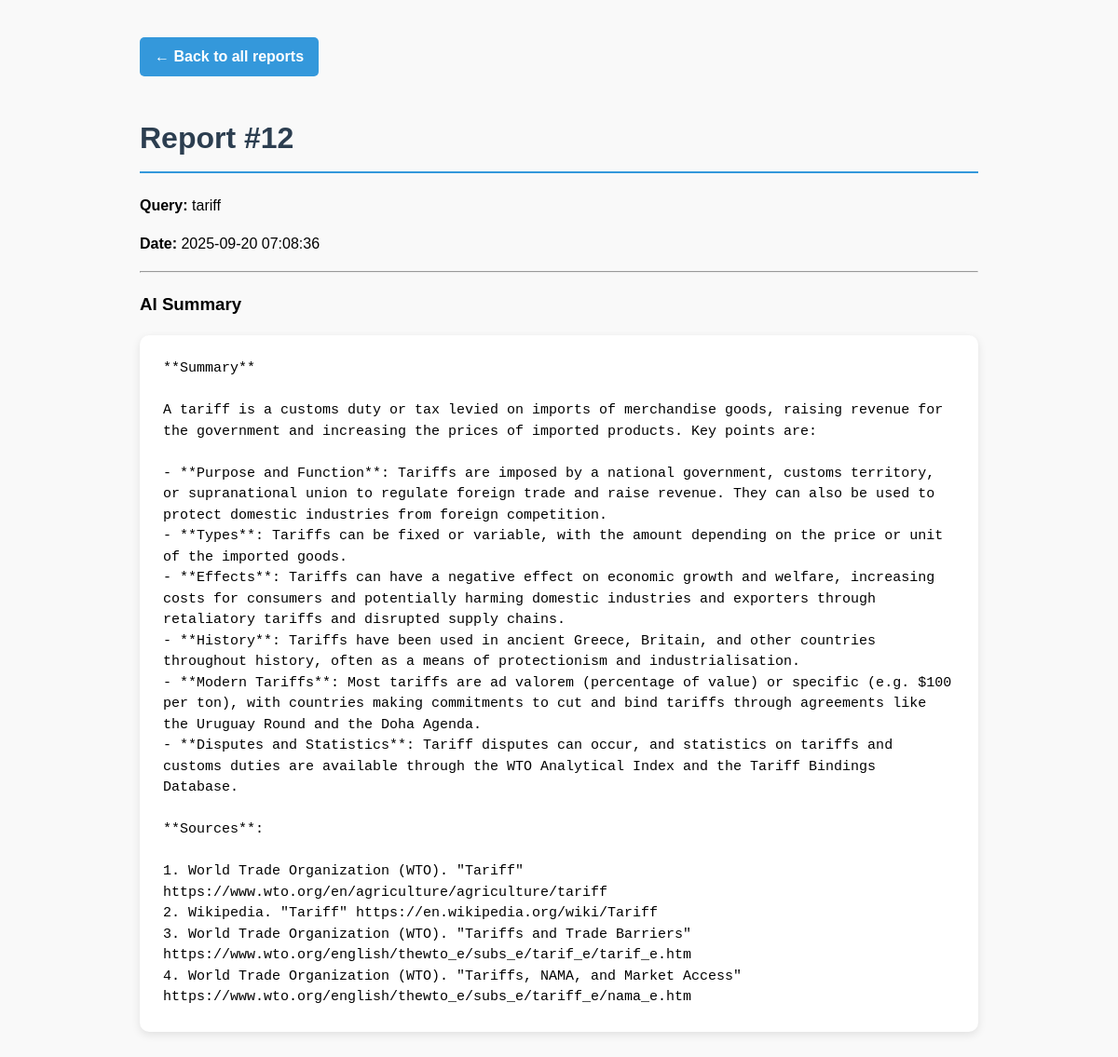
Screenshot of /report/12 with the database file from the repository.
### tables this page shows
CREATE TABLE reports
                 (id INTEGER PRIMARY KEY AUTOINCREMENT,
                  query TEXT,
                  summary TEXT,
                  sources TEXT,
                  timestamp DATETIME DEFAULT CURRENT_TIMESTAMP);

### app.py (the view)
@app.route('/report/<int:report_id>')
def view_report(report_id):
    conn = sqlite3.connect('reports.db')
    conn.row_factory = sqlite3.Row
    c = conn.cursor()
    c.execute("SELECT * FROM reports WHERE id = ?", (report_id,))
    report = c.fetchone()
    conn.close()
    if report:
        return render_template('report.html', report=report)
    else:
        return "Report not found", 404

### templates/report.html (shortened to what this page needs)
<!DOCTYPE html>
<html>
<head>
</head>
<body>
    <a href="/" class="back-link">← Back to all reports</a>
    <h1> Report #{{ report['id'] }}</h1>
    <p><strong> Query:</strong> {{ report['query'] }}</p>
    <p><strong> Date:</strong> {{ report['timestamp'] }}</p>
    <hr>
    <h3> AI Summary</h3>
    <pre>{{ report['summary'] }}</pre>
</body>
</html>

### templates/report.html (style rules this page uses)
body { font-family: Arial, sans-serif; background: #f9f9f9; padding: 40px; max-width: 900px; margin: 0 auto; line-height: 1.6; }
h1 { color: #2c3e50; border-bottom: 2px solid #3498db; padding-bottom: 10px; }
pre { background: white; padding: 25px; border-radius: 10px; box-shadow: 0 3px 10px rgba(0,0,0,0.1); text-align: left; white-space: pre-wrap; font-size: 15px; line-height: 1.5; overflow-x: auto; }
a { color: #e74c3c; text-decoration: none; font-weight: bold; }
.back-link { display: inline-block; margin-bottom: 20px; padding: 8px 16px; background: #3498db; color: white; border-radius: 5px; text-decoration: none; }

### rows the page displays
reports: id "12", query "tariff", timestamp "2025-09-20 07:08:36", summary "**Summary** A tariff is a customs duty or tax levied on imports of merchandise goods, raising revenue for the government and increasing the prices of imported products. Key points are: - **Purpose and Function**: Tariffs are imposed by a national government, customs territory, or supranational union to regulate foreign trade and raise revenue. They can also be used to protect domestic industries from foreign competition. - **Types**: Tariffs can be fixed or variable, with the amount depending on the price or unit of the imported goods. - **Effects**: Tariffs can have a negative effect on economic growth and welfare, increasing costs for consumers and potentially harming domestic industries…"
